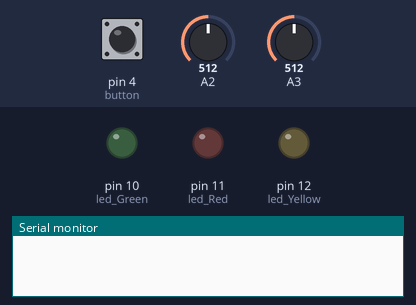
Simulated run of this sketch. Board: Arduino Uno, built with avr-gcc and run on an emulated ATmega328P. On the bench: output pins drawn as LEDs (lit = HIGH), the last lines printed to the serial monitor. Inputs (shaded band) come from the test bench; at power-on: pin 4 (button) HIGH, A2 = 512, A3 = 512.

Above: at 1.2 s.
1.3 s: pin 4 (button) pulled LOW for 0.15 s
At 2.1 s:
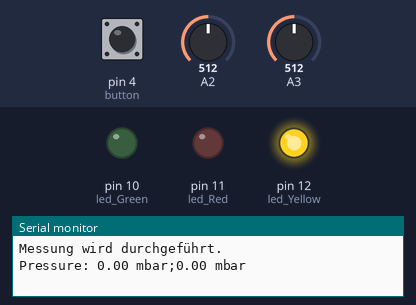
At 11.9 s:
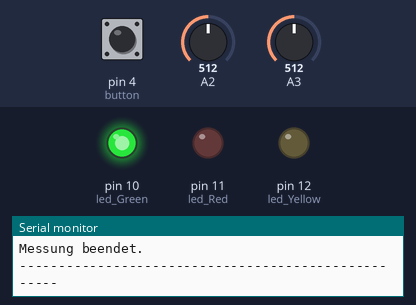
Timing chart, 0 to 12.8 s (numbered marks = the images above; inputs shaded):
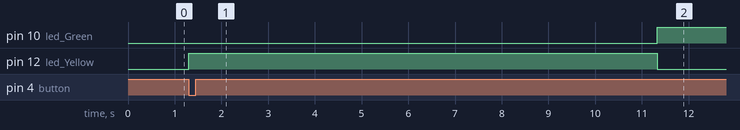

Measured:
- after the input at 1.3 s, pin 10 (led_Green): LOW → HIGH after 10.0 s; pin 12 (led_Yellow): LOW → HIGH at once, → LOW 10.0 s later

The sketch:

dichtheittest.ino
```cpp
// Store Analog Values
int val_pressure_sensor;
int val_pressure_sensor2;
float val_pressure;
float val_pressure2;
float val_vout;
float val_vout2;
float val_changed = 0;
float val_changed2 = 0;

// Constants
float val_pmin = -100;
float val_pmax = 100;
float val_vsup = 4.74;

// Initializing ports
int led_Yellow = 12;
int led_Red = 11;
int led_Green = 10;
int button = 4;
int button_pressed = 1;

void setup() {
  Serial.begin(57600);
  pinMode(led_Yellow, OUTPUT);
  pinMode(led_Red, OUTPUT);
  pinMode(led_Green, OUTPUT);
  pinMode(button, INPUT);
}

void loop() {
  button_pressed = digitalRead(button);
  if(button_pressed == LOW){
    val_changed = measurement();
    button_pressed = 1;
    led(val_changed);
  }
}

void led(float val_changed){
  if(val_changed >= 30){
    Serial.print("\nTest nicht bestanden bitte bestätigen!");
    Serial.print("\n----------------------------------------------------");
    while(button_pressed == 1){
      button_pressed = digitalRead(button);
      digitalWrite(led_Red, HIGH);
      delay(500);
      digitalWrite(led_Red, LOW);
      delay(500);
    }
  }else if(val_changed < 30){
    digitalWrite(led_Green, HIGH);
    delay(2000);
    digitalWrite(led_Green, LOW);
  }
}

float measurement() {
  float val_first = 0;
  float val_first2 = 0;
  float val_last = 0;
  float val_last2 = 0;
  digitalWrite(led_Yellow, HIGH);
  Serial.print("\nMessung wird durchgeführt.");
  for(int i=0; i < 10; i++){
    val_pressure_sensor = analogRead(A3);
    val_pressure_sensor2 = analogRead(A2);
    val_vout = val_vsup * val_pressure_sensor / 1024;
    val_vout2 = val_vsup * val_pressure_sensor2 / 1024;
    val_pressure = ((val_vout - (0.1 * val_vsup))*(val_pmax - val_pmin) / 0.8 / val_vsup) + val_pmin;
    val_pressure2 =  ((val_vout2 - (0.1 * val_vsup))*(val_pmax - val_pmin) / 0.8 / val_vsup) + val_pmin;
    Serial.print("\nPressure: ");
    Serial.print(val_pressure);
    Serial.print(" mbar;");
    Serial.print(val_pressure2);
    Serial.println(" mbar");
    if(i == 0){
      val_first = val_pressure;
      val_first2 = val_pressure2;
    }
    else if(i == 9){
      val_last == val_pressure;
      val_last2 == val_pressure2;
    }
    delay(1000);
  }
  val_changed = val_first - val_last;
  val_changed2 = val_first2 - val_last2;
  if(val_changed >= 30){
    Serial.print("\nAbweichung zu gross, Test nicht bestanden.");
  }
  else{
    Serial.print("\nAbweichung im Toleranzbereich, Test bestanden.");
  }
  Serial.print("\nAbweichung: ");
  Serial.print(val_changed);
  Serial.print(" mbar;   ");
  Serial.print(val_changed2);
  Serial.print(" mbar");
  Serial.print("\nMessung beendet.");
  Serial.print("\n----------------------------------------------------");
  digitalWrite(led_Yellow, LOW);
  return val_changed;
}
```
